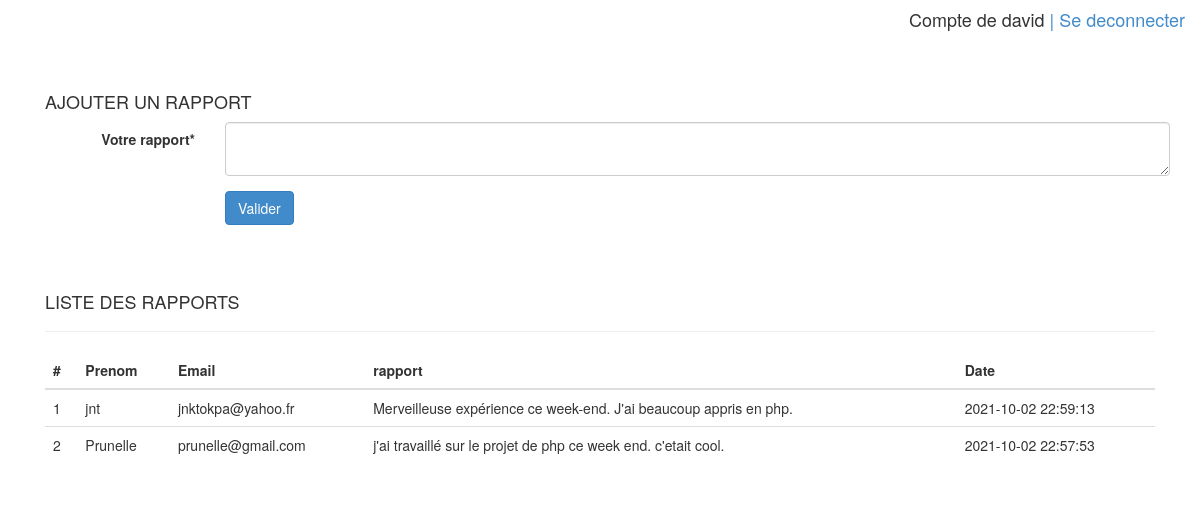
Page /accueil.php?id=9 (signed in) on the committed database.
### tables this page shows
CREATE TABLE `rapport` (
  `id` int(11) NOT NULL,
  `pseudo` varchar(255) NOT NULL,
  `mail` varchar(255) NOT NULL,
  `rapp` text NOT NULL,
  `date_rapport` datetime NOT NULL DEFAULT current_timestamp()
);

### connexion.php (called while the page is built, shortened)
<?php
    $req_select_rapport = "SELECT * FROM rapport ORDER BY date_rapport DESC";
?>

### table_liste_rapport.php (the view)
<div class="col-md-12 jnt-pad-top">
            <div class="content-panel">
              <h4></i> LISTE DES RAPPORTS</h4>
              <hr>
              <table class="table">
                <thead>
                  <tr>
                    <th>#</th>
                    <th>Prenom</th>
                    <th>Email</th>
                    <th>rapport</th>
                    <th>Date</th>
                  </tr>
                </thead>
                <tbody>
                    <?php
                        $i = 1 ;
                        while ($row = $select_rapport->fetch()){
                            echo "<tr>" ;
                            echo "<td>$i</td>" ;
                            echo "<td>$row[pseudo]</td>" ;
                            echo "<td>$row[mail]</td>" ;
                            echo "<td>$row[rapp]</td>" ;
                            echo "<td>$row[date_rapport]</td>" ;
                            $i++ ;
                        }
                        ?>
                </tbody>
              </table>
            </div>
          </div>

### css/style.css (style rules this page uses)
.jnt-pad-top { padding-top: 3em; }

### rows in the picture
rapport: pseudo "jnt", mail "jnktokpa@yahoo.fr", rapp "Merveilleuse expérience ce week-end. J'ai beaucoup appris en php.", date_rapport "2021-10-02 22:59:13"
rapport: pseudo "Prunelle", mail "prunelle@gmail.com", rapp "j'ai travaillé sur le projet de php ce week end. c'etait cool.", date_rapport "2021-10-02 22:57:53"

### other values in the picture
$_SESSION['pseudo'] "david"
